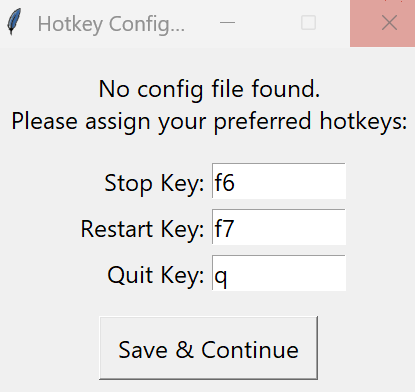
#> input picture images/KeybindConfig.png, 415 x 392 px
$ python -i image_processing.py   (imports and definitions only)
#> lines starting #> are read from the running program, lines starting #| are printed output that depends on the picture; after the words box and inside, x2 and y2 are one past the last pixel; in counts of white or black regions, pixels touching at a corner belong together
#> further down, picture is the input picture: shape (392, 415, 3); mean B, G, R 231.5, 231.6, 232.7
import cv2
import numpy as np


def extract_shape_mask(img_bgr):
    """Generates a solid binary mask using HSV saturation thresholding."""
    hsv = cv2.cvtColor(img_bgr, cv2.COLOR_BGR2HSV)
#> hsv: shape (392, 415, 3); mean H, S, V 2.6, 8.6, 234.7
    saturation = hsv[:, :, 1]
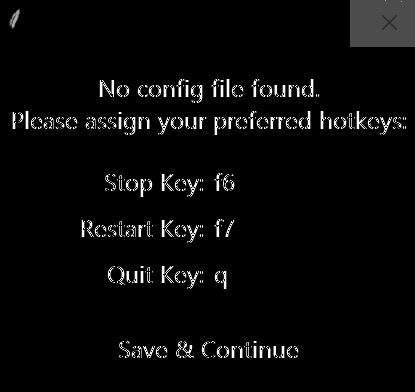
#> saturation: shape (392, 415); min 0, max 255, mean 8.6
    _, binary_mask = cv2.threshold(saturation, 4, 255, cv2.THRESH_BINARY)
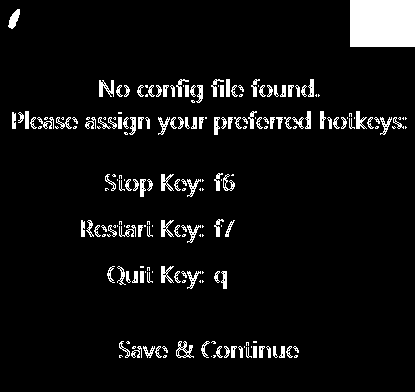
#> binary_mask: shape (392, 415); 6.2% white; 209 white regions (91 under 20 px), largest, box (x1, y1, x2, y2) and area: (350, 0, 415, 47) 3055, (99, 80, 114, 97) 148, (8, 9, 20, 29) 133
    kernel = np.ones((3, 3), np.uint8)
    return cv2.dilate(binary_mask, kernel, iterations=1)
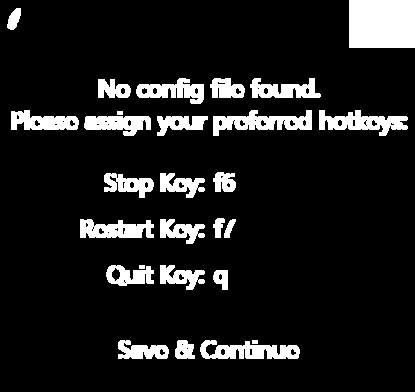
#> returned value: shape (392, 415); 11.3% white; 27 white regions, largest, box (x1, y1, x2, y2) and area: (349, 0, 415, 48) 3168, (213, 110, 312, 136) 1307, (319, 110, 408, 136) 1209


def compare_frames(search_bgr, template_mask):
    """Compares current frame mask against template mask and returns confidence score."""
    search_mask = extract_shape_mask(search_bgr)
    result = cv2.matchTemplate(search_mask, template_mask, cv2.TM_CCOEFF_NORMED)
    _, confidence, _, _ = cv2.minMaxLoc(result)
    return confidence

>>> import cv2
>>> picture = cv2.imread('images/KeybindConfig.png')
>>> result = extract_shape_mask(picture)

$ run again, on images/LeafGreenFrameTarget.png
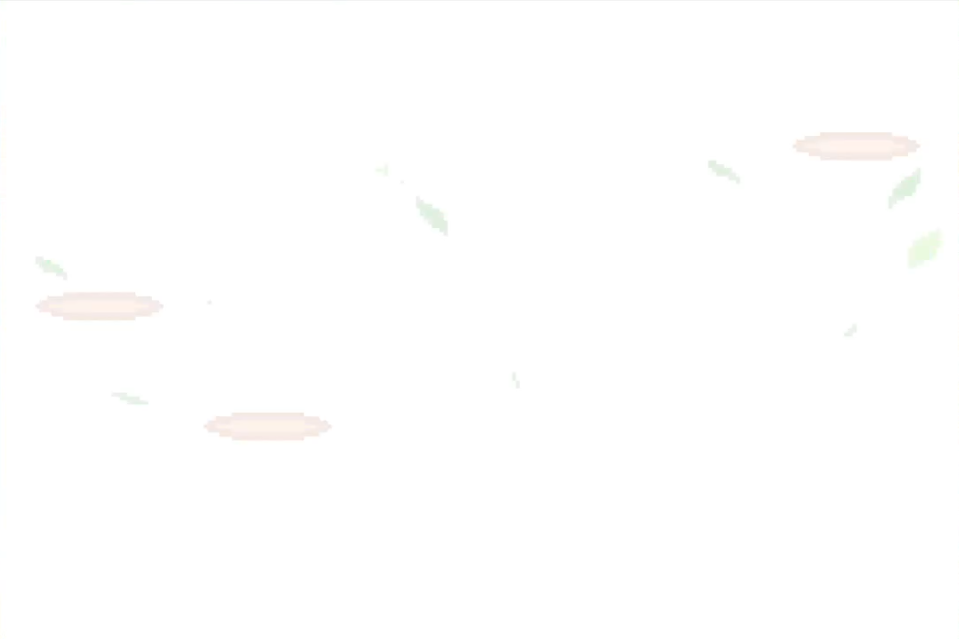
#> input picture images/LeafGreenFrameTarget.png, 959 x 639 px
#> picture is the input picture: shape (639, 959, 3); mean B, G, R 254.5, 254.7, 254.8
#> hsv: shape (639, 959, 3); mean H, S, V 1.5, 0.3, 254.8
#> in extract_shape_mask, `_, binary_mask = cv2.threshold(saturation, 4, 255, cv2.THRESH_BINARY)`:
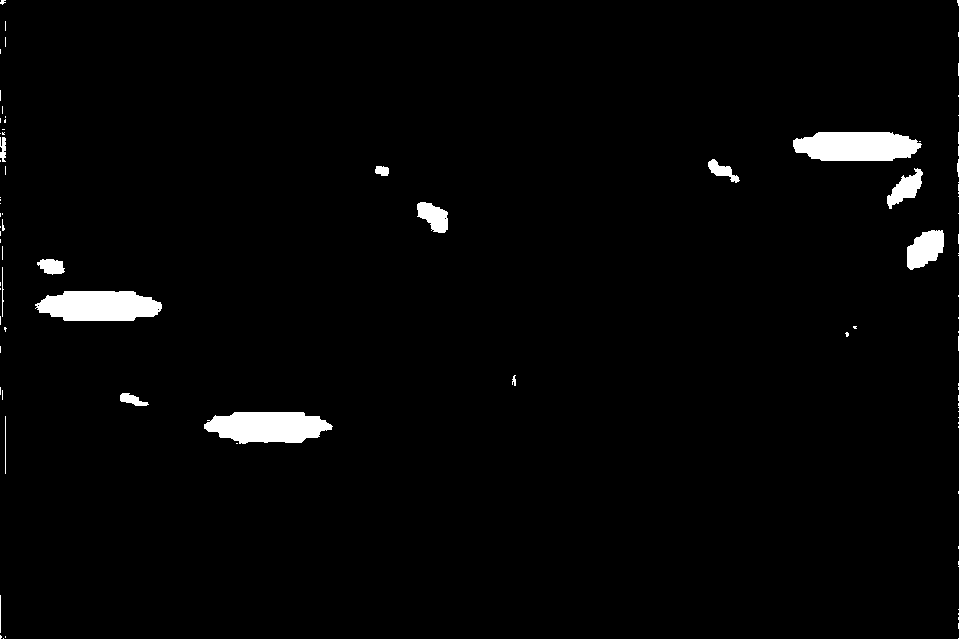
#> binary_mask: shape (639, 959); 2.2% white; 91 white regions (74 under 20 px), largest, box (x1, y1, x2, y2) and area: (793, 132, 922, 161) 3116, (204, 412, 333, 444) 3115, (35, 291, 162, 321) 3086
#> in extract_shape_mask, `return cv2.dilate(binary_mask, kernel, iterations=1)`:
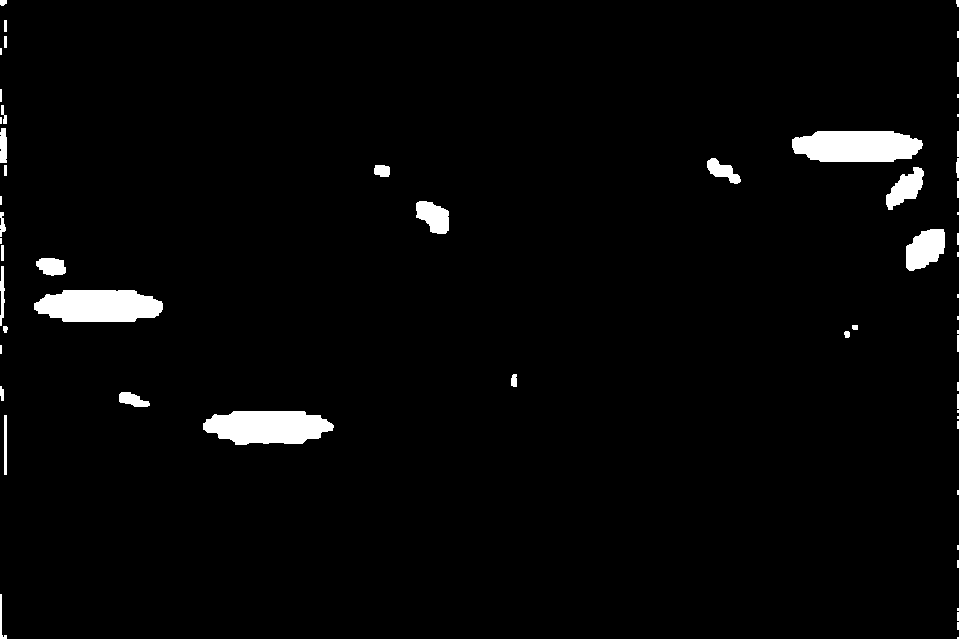
#> returned value: shape (639, 959); 2.7% white; 59 white regions (25 under 20 px), largest, box (x1, y1, x2, y2) and area: (203, 411, 334, 445) 3463, (792, 131, 923, 162) 3452, (34, 290, 163, 322) 3415

$ run again, on images/badexample.png
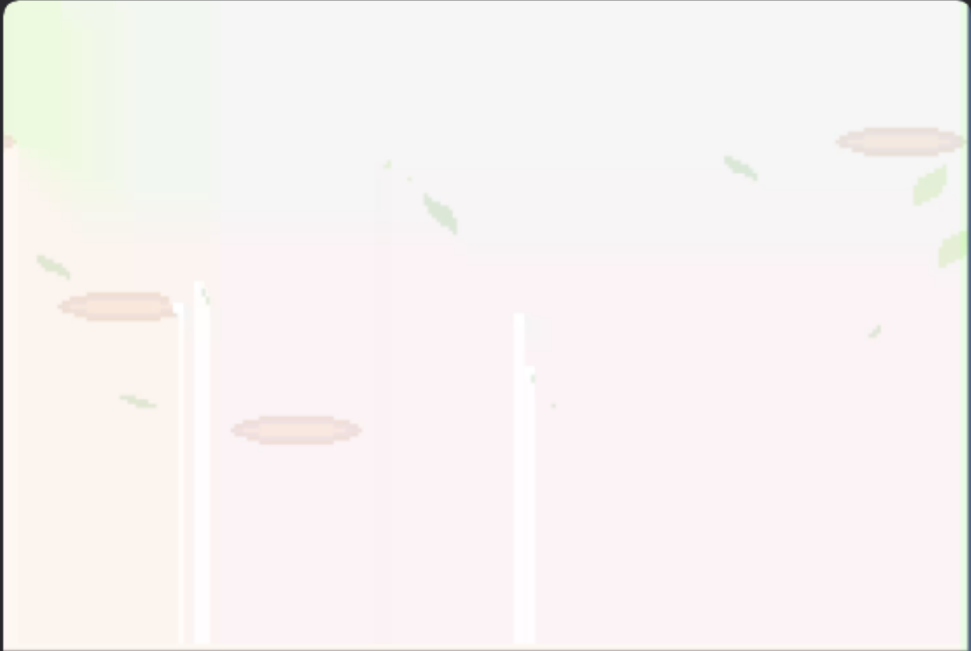
#> input picture images/badexample.png, 971 x 651 px
#> picture is the input picture: shape (651, 971, 3); mean B, G, R 242.5, 242.9, 247.2
#> hsv: shape (651, 971, 3); mean H, S, V 95.6, 7.2, 247.9
#> in extract_shape_mask, `_, binary_mask = cv2.threshold(saturation, 4, 255, cv2.THRESH_BINARY)`:
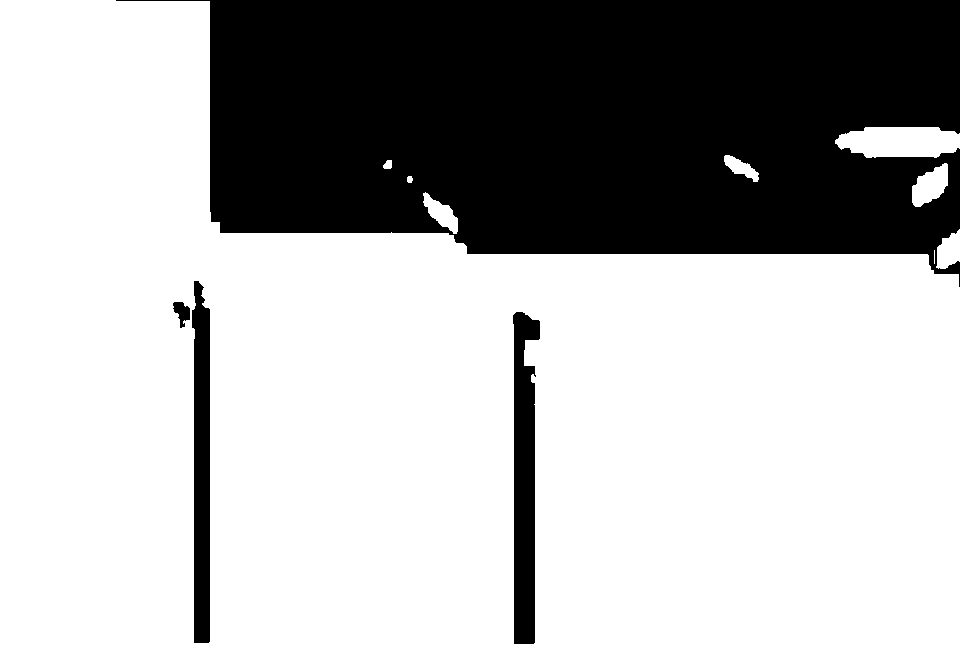
#> binary_mask: shape (651, 971); 69.6% white; 4 black regions, box (x1, y1, x2, y2) and area: (116, 0, 960, 287) 179737, (513, 312, 540, 644) 6711, (192, 281, 210, 643) 5598, (173, 302, 190, 328) 260
#> in extract_shape_mask, `return cv2.dilate(binary_mask, kernel, iterations=1)`:
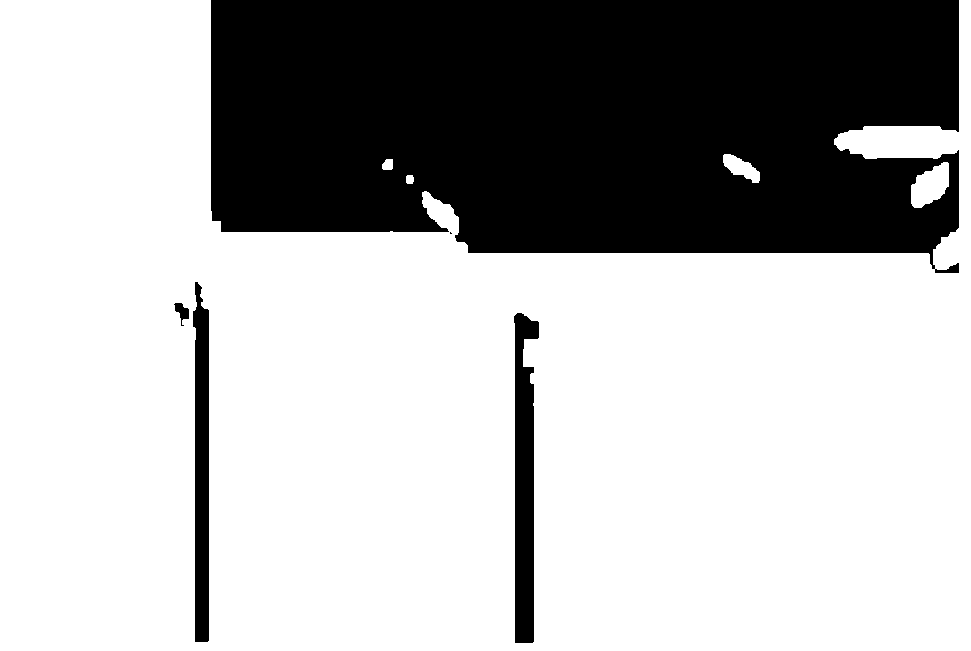
#> returned value: shape (651, 971); 70.2% white; 5 black regions (1 under 20 px), largest, box (x1, y1, x2, y2) and area: (211, 0, 959, 273) 177414, (514, 313, 539, 643) 5961, (193, 282, 209, 642) 4825, (174, 303, 189, 326) 168
